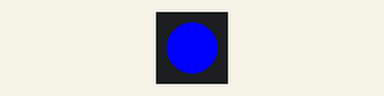
This program was run on a simulated Raspberry Pi (BCM pin numbers). On the bench: 1 RGB LEDs in strip order, left to right. At 2.0 s the program stops and its outputs stay as they are.

Above: at 0.1 s.
At 2.1 s:
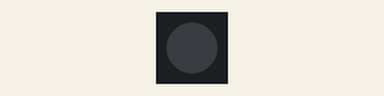
Timing chart, 0 to 3.5 s (numbered marks = the images above):
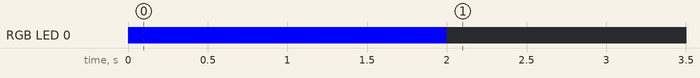

Measured:
- by itself, RGB LED 0: off → RGB(0, 0, 255) at 0.00 s, → off 2.0 s later

The program:

RGB_led_Test.py
```python
import RPi.GPIO as GPIO
import time
from gpiozero import RGBLED


# 빨강은 21, 초록은 20핀, 파랑은 16핀 지정
pins = RGBLED(red=21,green=20,blue=16)
pin = (16,20,21)

GPIO.setmode(GPIO.BCM)

pins.color = (0, 0, 1)
time.sleep(2)
pins.off()
```
